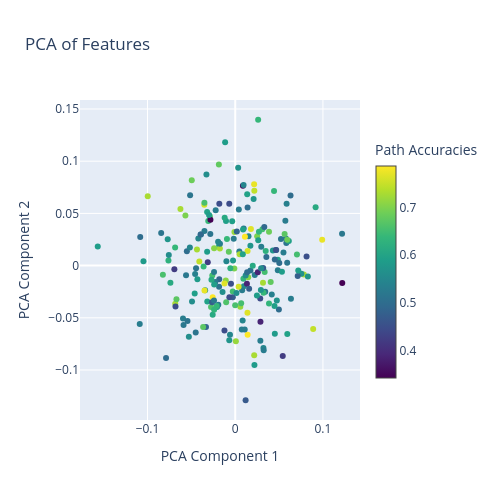

Notebook code for this chart:
### Markdown cell above
##### Visualise embeddings in 2D

### Code cell
# Reduce dimensionality to 2D for visualization
pca = PCA(n_components=2)
reduced_features = pca.fit_transform(flow_tree_embeddings)
# reduced_features = pca.fit_transform(features)

# to know if we can trust our eyes
# if it is very low then the higher dimension info matters a lot & we can't see
# above 0.7 is good!
print(pca.explained_variance_ratio_)

# Plot the clusters with Plotly to have interactive
fig = go.Figure()

# Scatter plot for 'Trees by Quartile'
fig.add_trace(go.Scatter(
    x=reduced_features[:, 0],
    y=reduced_features[:, 1],
    mode='markers',
    marker=dict(color=accs, colorscale='Viridis', showscale=True, 
                colorbar=dict(title="Path Accuracies", thickness=20, x=30, len=0.8)),
    name='Trees by Quartile',
))

# Update layout
fig.update_layout(
    title="PCA of Features",
    xaxis_title="PCA Component 1",
    yaxis_title="PCA Component 2",
    legend_title_text="Path Accuracies",
    height=500,
    width=500
)

fig.show()

# print(abs( pca.components_ ))

### Figure 1 — Plotly figure (JSON) as saved in the notebook; plotly's stock layout.template omitted (floating-point values rounded to 4 significant figures; data arrays with more than 128 entries replaced by an {"elided": "..."} marker saying what was removed)
{"data": [{"marker": {"color": {"elided": "216 float values"}, "colorbar": {"len": 0.8, "thickness": 20, "title": {"text": "Path Accuracies"}, "x": 30}, "colorscale": [[0, "#440154"], [0.1111, "#482878"], [0.2222, "#3e4989"], [0.3333, "#31688e"], [0.4444, "#26828e"], [0.5556, "#1f9e89"], [0.6667, "#35b779"], [0.7778, "#6ece58"], [0.8889, "#b5de2b"], [1, "#fde725"]], "showscale": true}, "mode": "markers", "name": "Trees by Quartile", "type": "scatter", "x": {"elided": "216 float values"}, "y": {"elided": "216 float values"}}], "layout": {"height": 500, "legend": {"title": {"text": "Path Accuracies"}}, "title": {"text": "PCA of Features"}, "width": 500, "xaxis": {"title": {"text": "PCA Component 1"}}, "yaxis": {"title": {"text": "PCA Component 2"}}}}
